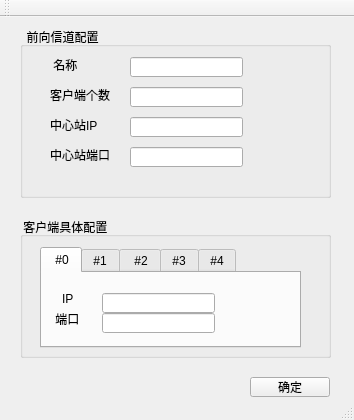
<?xml version="1.0" encoding="UTF-8"?>
<ui version="4.0">
 <class>MainWindow</class>
 <widget class="QMainWindow" name="MainWindow">
  <property name="geometry">
   <rect>
    <x>0</x>
    <y>0</y>
    <width>354</width>
    <height>420</height>
   </rect>
  </property>
  <property name="windowTitle">
   <string> RDSS前向 模拟信道</string>
  </property>
  <widget class="QWidget" name="centralWidget">
   <widget class="QPushButton" name="pushButton">
    <property name="geometry">
     <rect>
      <x>250</x>
      <y>360</y>
      <width>80</width>
      <height>20</height>
     </rect>
    </property>
    <property name="text">
     <string>确定</string>
    </property>
   </widget>
   <widget class="QGroupBox" name="groupBox">
    <property name="geometry">
     <rect>
      <x>20</x>
      <y>200</y>
      <width>311</width>
      <height>141</height>
     </rect>
    </property>
    <property name="title">
     <string> 客户端具体配置</string>
    </property>
    <widget class="QTabWidget" name="tabWidget">
     <property name="geometry">
      <rect>
       <x>20</x>
       <y>30</y>
       <width>261</width>
       <height>101</height>
      </rect>
     </property>
     <property name="currentIndex">
      <number>0</number>
     </property>
     <widget class="QWidget" name="tab">
      <attribute name="title">
       <string> #0</string>
      </attribute>
      <widget class="QLabel" name="label_5">
       <property name="geometry">
        <rect>
         <x>10</x>
         <y>40</y>
         <width>54</width>
         <height>12</height>
        </rect>
       </property>
       <property name="text">
        <string> 端口</string>
       </property>
      </widget>
      <widget class="QLineEdit" name="lineEdit_port0">
       <property name="geometry">
        <rect>
         <x>60</x>
         <y>40</y>
         <width>113</width>
         <height>20</height>
        </rect>
       </property>
      </widget>
      <widget class="QLabel" name="label_6">
       <property name="geometry">
        <rect>
         <x>20</x>
         <y>20</y>
         <width>54</width>
         <height>12</height>
        </rect>
       </property>
       <property name="text">
        <string>IP</string>
       </property>
      </widget>
      <widget class="QLineEdit" name="lineEdit_ip0">
       <property name="geometry">
        <rect>
         <x>60</x>
         <y>20</y>
         <width>113</width>
         <height>20</height>
        </rect>
       </property>
      </widget>
     </widget>
     <widget class="QWidget" name="tab_2">
      <attribute name="title">
       <string>#1</string>
      </attribute>
      <widget class="QLabel" name="label_3">
       <property name="geometry">
        <rect>
         <x>20</x>
         <y>20</y>
         <width>54</width>
         <height>12</height>
        </rect>
       </property>
       <property name="text">
        <string>IP</string>
       </property>
      </widget>
      <widget class="QLineEdit" name="lineEdit_ip1">
       <property name="geometry">
        <rect>
         <x>60</x>
         <y>20</y>
         <width>113</width>
         <height>20</height>
        </rect>
       </property>
      </widget>
      <widget class="QLabel" name="label_4">
       <property name="geometry">
        <rect>
         <x>10</x>
         <y>40</y>
         <width>54</width>
         <height>12</height>
        </rect>
       </property>
       <property name="text">
        <string> 端口</string>
       </property>
      </widget>
      <widget class="QLineEdit" name="lineEdit_port1">
       <property name="geometry">
        <rect>
         <x>60</x>
         <y>40</y>
         <width>113</width>
         <height>20</height>
        </rect>
       </property>
      </widget>
     </widget>
     <widget class="QWidget" name="tab_3">
      <attribute name="title">
       <string> #2</string>
      </attribute>
      <widget class="QLabel" name="label_7">
       <property name="geometry">
        <rect>
         <x>10</x>
         <y>40</y>
         <width>54</width>
         <height>12</height>
        </rect>
       </property>
       <property name="text">
        <string> 端口</string>
       </property>
      </widget>
      <widget class="QLineEdit" name="lineEdit_port2">
       <property name="geometry">
        <rect>
         <x>60</x>
         <y>40</y>
         <width>113</width>
         <height>20</height>
        </rect>
       </property>
      </widget>
      <widget class="QLabel" name="label_8">
       <property name="geometry">
        <rect>
         <x>20</x>
         <y>20</y>
         <width>54</width>
         <height>12</height>
        </rect>
       </property>
       <property name="text">
        <string>IP</string>
       </property>
      </widget>
      <widget class="QLineEdit" name="lineEdit_ip2">
       <property name="geometry">
        <rect>
         <x>60</x>
         <y>20</y>
         <width>113</width>
         <height>20</height>
        </rect>
       </property>
      </widget>
     </widget>
     <widget class="QWidget" name="tab_4">
      <attribute name="title">
       <string>#3</string>
      </attribute>
      <widget class="QLabel" name="label_9">
       <property name="geometry">
        <rect>
         <x>10</x>
         <y>40</y>
         <width>54</width>
         <height>12</height>
        </rect>
       </property>
       <property name="text">
        <string> 端口</string>
       </property>
      </widget>
      <widget class="QLineEdit" name="lineEdit_port3">
       <property name="geometry">
        <rect>
         <x>60</x>
         <y>40</y>
         <width>113</width>
         <height>20</height>
        </rect>
       </property>
      </widget>
      <widget class="QLabel" name="label_10">
       <property name="geometry">
        <rect>
         <x>20</x>
         <y>20</y>
         <width>54</width>
         <height>12</height>
        </rect>
       </property>
       <property name="text">
        <string>IP</string>
       </property>
      </widget>
      <widget class="QLineEdit" name="lineEdit_ip3">
       <property name="geometry">
        <rect>
         <x>60</x>
         <y>20</y>
         <width>113</width>
         <height>20</height>
        </rect>
       </property>
      </widget>
     </widget>
     <widget class="QWidget" name="tab_5">
      <attribute name="title">
       <string>#4</string>
      </attribute>
      <widget class="QLabel" name="label_11">
       <property name="geometry">
        <rect>
         <x>10</x>
         <y>40</y>
         <width>54</width>
         <height>12</height>
        </rect>
       </property>
       <property name="text">
        <string> 端口</string>
       </property>
      </widget>
      <widget class="QLineEdit" name="lineEdit_port4">
       <property name="geometry">
        <rect>
         <x>60</x>
         <y>40</y>
         <width>113</width>
         <height>20</height>
        </rect>
       </property>
      </widget>
      <widget class="QLabel" name="label_12">
       <property name="geometry">
        <rect>
         <x>20</x>
         <y>20</y>
         <width>54</width>
         <height>12</height>
        </rect>
       </property>
       <property name="text">
        <string>IP</string>
       </property>
      </widget>
      <widget class="QLineEdit" name="lineEdit_ip4">
       <property name="geometry">
        <rect>
         <x>60</x>
         <y>20</y>
         <width>113</width>
         <height>20</height>
        </rect>
       </property>
      </widget>
     </widget>
    </widget>
   </widget>
   <widget class="QGroupBox" name="groupBox_2">
    <property name="geometry">
     <rect>
      <x>20</x>
      <y>10</y>
      <width>311</width>
      <height>171</height>
     </rect>
    </property>
    <property name="title">
     <string>  前向信道配置</string>
    </property>
    <widget class="QLabel" name="label_2">
     <property name="geometry">
      <rect>
       <x>30</x>
       <y>60</y>
       <width>71</width>
       <height>16</height>
      </rect>
     </property>
     <property name="text">
      <string>客户端个数</string>
     </property>
    </widget>
    <widget class="QLineEdit" name="lineEdit_clientNum">
     <property name="geometry">
      <rect>
       <x>110</x>
       <y>60</y>
       <width>113</width>
       <height>20</height>
      </rect>
     </property>
    </widget>
    <widget class="QLabel" name="label">
     <property name="geometry">
      <rect>
       <x>30</x>
       <y>30</y>
       <width>71</width>
       <height>16</height>
      </rect>
     </property>
     <property name="text">
      <string> 名称</string>
     </property>
    </widget>
    <widget class="QLineEdit" name="lineEdit_name">
     <property name="geometry">
      <rect>
       <x>110</x>
       <y>30</y>
       <width>113</width>
       <height>20</height>
      </rect>
     </property>
    </widget>
    <widget class="QLineEdit" name="lineEdit_ip">
     <property name="geometry">
      <rect>
       <x>110</x>
       <y>90</y>
       <width>113</width>
       <height>20</height>
      </rect>
     </property>
    </widget>
    <widget class="QLabel" name="label_13">
     <property name="geometry">
      <rect>
       <x>30</x>
       <y>90</y>
       <width>71</width>
       <height>16</height>
      </rect>
     </property>
     <property name="text">
      <string>中心站IP</string>
     </property>
    </widget>
    <widget class="QLineEdit" name="lineEdit_port">
     <property name="geometry">
      <rect>
       <x>110</x>
       <y>120</y>
       <width>113</width>
       <height>20</height>
      </rect>
     </property>
    </widget>
    <widget class="QLabel" name="label_14">
     <property name="geometry">
      <rect>
       <x>30</x>
       <y>120</y>
       <width>71</width>
       <height>16</height>
      </rect>
     </property>
     <property name="text">
      <string>中心站端口</string>
     </property>
    </widget>
   </widget>
  </widget>
  <widget class="QMenuBar" name="menuBar">
   <property name="geometry">
    <rect>
     <x>0</x>
     <y>0</y>
     <width>354</width>
     <height>22</height>
    </rect>
   </property>
  </widget>
  <widget class="QToolBar" name="mainToolBar">
   <attribute name="toolBarArea">
    <enum>TopToolBarArea</enum>
   </attribute>
   <attribute name="toolBarBreak">
    <bool>false</bool>
   </attribute>
  </widget>
  <widget class="QStatusBar" name="statusBar"/>
 </widget>
 <layoutdefault spacing="6" margin="11"/>
 <resources/>
 <connections/>
</ui>
